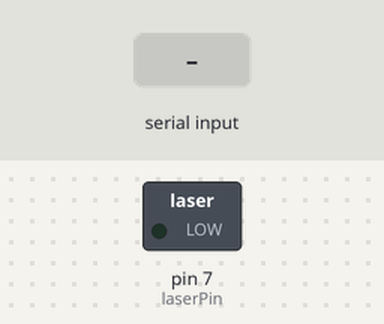
Recording of a sketch running on a simulated Arduino Uno, built with avr-gcc and run on an emulated ATmega328P. Shown: switched loads named in the sketch (green lamp = pin HIGH). The test bench sets the inputs (shaded band).

Above: at 1.2 s.
1.3 s: "90 45\n" received over Serial
At 2.1 s:
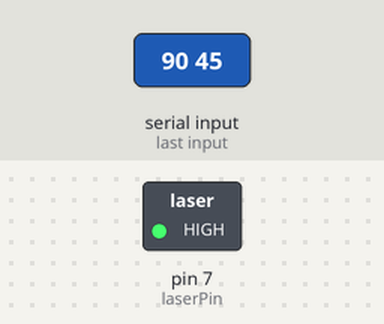
Timing chart, 0 to 10.3 s (numbered marks = the images above; inputs shaded):
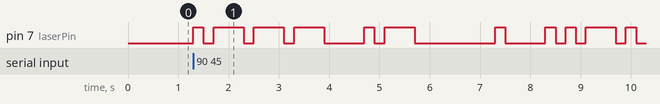

Measured:
- after the input at 1.3 s, pin 7 (laserPin): LOW → HIGH at once, → LOW 0.20 s later, → HIGH 0.20 s later, → LOW 0.60 s later, … (22 changes in this stretch)

The sketch:

sketch_may16a.ino
```cpp
#include "retrieval.h"

const int laserPin = 7;

static int dotDelay = 200;

int greenPin = 10;

int val = 0;

void setup() {
  pinMode(laserPin, OUTPUT);
  Serial.begin(9600);

}

void flashDot(char cha)
{
  digitalWrite(laserPin, HIGH);

  if (cha == '.')
  {
    delay(dotDelay);
  }
  else {
    delay(dotDelay * 3);
  }

  digitalWrite(laserPin, LOW);
  delay(dotDelay);
}

void flashSequence(char *sequence)
{
  int i = 0;
  while(sequence[i] != NULL)
  {
    flashDot(sequence[i]);
    i++;
  }
  delay(dotDelay * 3);
}

void morseSignal(char ch)
{
  if (ch >= 'a' && ch <= 'z')
  {
    flashSequence(letters[ch - 'a']);
  }
  else if (ch >= 'A' && ch <= 'Z')
  {
    flashSequence(letters[ch - 'A']);
   }
   else if(ch >= '0' && ch <= '9')
   {
    flashSequence(letters[ch - '0']);
   }
   else if(ch == ' ')
   {
    delay(dotDelay * 4);
   }
}

void loop() {
  char ch = 0;
  if (Serial.available() > 0)
  {
    ch = Serial.read();
  }

  morseSignal(ch);

}
```

retrieval.h
```cpp
#ifndef __RETRIEVAL_H__
#define __RETRIEVAL_H__

char* letters[] = {
  ".-",  //A
  "-...",  //B
  "-.-.",  //C
  "-..",  //D
  ".",  //E
  "..-.",  //F
  "--.",  //G
  "....",  //H
  "..",  //I
  ".---",  //J
  "-.-",  //K
  ".-..",  //L
  "--",  //M
  "-.",  //N
  "---",  //O
  ".--.",  //P
  "--.-",  //Q
  ".-.",  //R
  "...",  //S
  "-",  //T
  "..-",  //U
  "...-",  //V
  ".--",  //W
  "-..-",  //X
  "-.--",  //Y
  "--.."  //Z
};
char* numbers[] = {
  "-----",  //0
  ".----",  //1
  "..---",  //2
  "...--",  //3
  "....-",  //4
  ".....",  //5
  "-....",  //6
  "--...",  //7
  "---..",  //8
  "----."   //9
};

#endif
```
